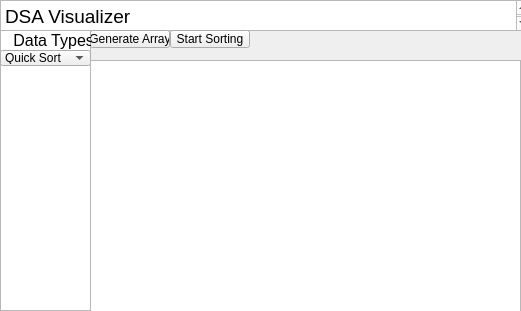
<?xml version="1.0" encoding="UTF-8"?>
<ui version="4.0">
 <class>MainWindow</class>
 <widget class="QMainWindow" name="MainWindow">
  <property name="geometry">
   <rect>
    <x>0</x>
    <y>0</y>
    <width>521</width>
    <height>311</height>
   </rect>
  </property>
  <property name="windowTitle">
   <string>MainWindow</string>
  </property>
  <widget class="QWidget" name="centralwidget">
   <widget class="QPlainTextEdit" name="Titlebar">
    <property name="geometry">
     <rect>
      <x>0</x>
      <y>0</y>
      <width>531</width>
      <height>31</height>
     </rect>
    </property>
    <property name="font">
     <font>
      <pointsize>14</pointsize>
     </font>
    </property>
    <property name="plainText">
     <string>DSA Visualizer
</string>
    </property>
   </widget>
   <widget class="QPlainTextEdit" name="left_side_box">
    <property name="geometry">
     <rect>
      <x>0</x>
      <y>30</y>
      <width>91</width>
      <height>281</height>
     </rect>
    </property>
   </widget>
   <widget class="QComboBox" name="comboBox">
    <property name="geometry">
     <rect>
      <x>0</x>
      <y>50</y>
      <width>91</width>
      <height>16</height>
     </rect>
    </property>
    <property name="font">
     <font>
      <pointsize>9</pointsize>
     </font>
    </property>
    <item>
     <property name="text">
      <string>Quick Sort</string>
     </property>
    </item>
    <item>
     <property name="text">
      <string>Merge Sort</string>
     </property>
    </item>
    <item>
     <property name="text">
      <string>Insertion Sort</string>
     </property>
    </item>
    <item>
     <property name="text">
      <string>Bubble Sort</string>
     </property>
    </item>
   </widget>
   <widget class="QPushButton" name="Generate_array">
    <property name="geometry">
     <rect>
      <x>90</x>
      <y>30</y>
      <width>80</width>
      <height>18</height>
     </rect>
    </property>
    <property name="text">
     <string>Generate Array</string>
    </property>
   </widget>
   <widget class="QPushButton" name="Sort_button">
    <property name="geometry">
     <rect>
      <x>170</x>
      <y>30</y>
      <width>80</width>
      <height>18</height>
     </rect>
    </property>
    <property name="text">
     <string>Start Sorting</string>
    </property>
   </widget>
   <widget class="QSlider" name="horizontalSlider">
    <property name="geometry">
     <rect>
      <x>220</x>
      <y>260</y>
      <width>171</width>
      <height>20</height>
     </rect>
    </property>
    <property name="orientation">
     <enum>Qt::Orientation::Horizontal</enum>
    </property>
   </widget>
   <widget class="QLabel" name="Data_types">
    <property name="geometry">
     <rect>
      <x>0</x>
      <y>30</y>
      <width>91</width>
      <height>20</height>
     </rect>
    </property>
    <property name="font">
     <font>
      <pointsize>12</pointsize>
     </font>
    </property>
    <property name="text">
     <string>   Data Types</string>
    </property>
   </widget>
   <widget class="QGraphicsView" name="graphicsView">
    <property name="geometry">
     <rect>
      <x>90</x>
      <y>60</y>
      <width>431</width>
      <height>261</height>
     </rect>
    </property>
   </widget>
  </widget>
 </widget>
 <resources/>
 <connections/>
</ui>
